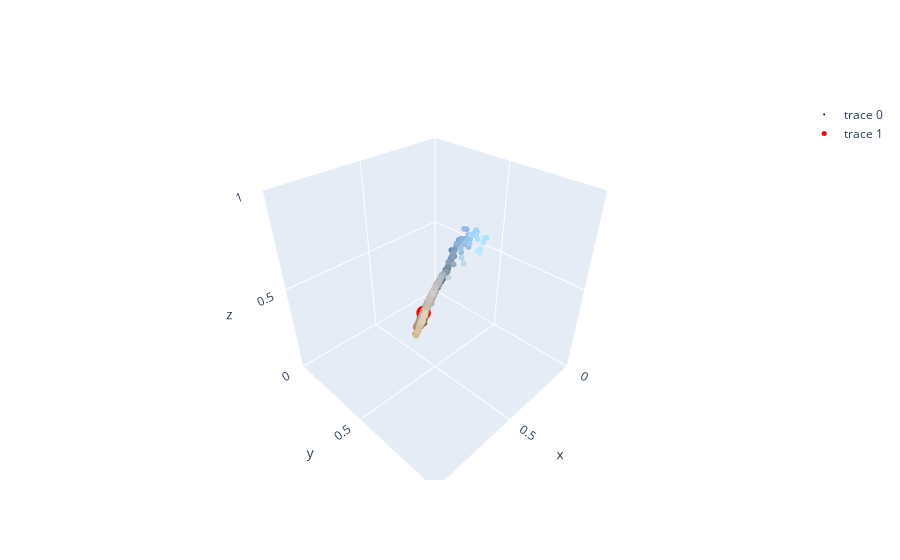

Notebook source saved alongside this figure:
### Code cell
# # read "sample_colors.npy"
# rgb = np.load('sample_colors.npy') # (N, 3)

# # find the median of each column
# median = np.median(rgb, axis=0) # (3,)
# # find the covariance matrix of the rgb values
# cov = np.cov(rgb.T) # (3, 3)
# # inverse of the covariance matrix
# cov_inv = np.linalg.inv(cov) # (3, 3)
# # find the mahalanobis distance of each point from the median
# mahalanobis = scipy.spatial.distance.cdist(rgb, [median], metric='mahalanobis', VI=cov_inv) # (N, 1)
# mahalanobis_similarity = 1 / (1 + mahalanobis) # (N, 1)

# plot the rgb values of all N points, while making the color of each point the corresponding rgb value
table_rgb_scatter = go.Scatter3d(x=rgb[:,0], y=rgb[:,1], z=rgb[:,2], mode='markers', marker=dict(size=2, color=rgb))

# plot the median rgb value as a red point
median_rgb_scatter = go.Scatter3d(x=[median[0]], y=[median[1]], z=[median[2]], mode='markers', marker=dict(size=5, color='red'))

# plot the sample points with real colors
scatter_colored = go.Scatter3d(x=points[:,0], y=points[:,1], z=points[:,2], mode='markers', marker=dict(size=5, color=rgb))

# show the plot
table_rgb_fig = go.Figure(data=[table_rgb_scatter, median_rgb_scatter])
# table_rgb_fig = go.Figure(data=[table_rgb_scatter])

# set axis labels as R, G, B, and axis ranges as [0, 1]
table_rgb_fig.update_layout(
    scene=dict(
        xaxis=dict(nticks=4, range=[0,1]),
        yaxis=dict(nticks=4, range=[0,1]),
        zaxis=dict(nticks=4, range=[0,1]),
        aspectratio=dict(x=1, y=1, z=1)
    )
)


table_rgb_fig.show()

### Figure 1 — Plotly figure (JSON) as saved in the notebook; plotly's stock layout.template omitted (floating-point values rounded to 4 significant figures; data arrays with more than 128 entries replaced by an {"elided": "..."} marker saying what was removed)
{"data": [{"marker": {"color": {"elided": "3934x3 float values"}, "size": 2}, "mode": "markers", "type": "scatter3d", "x": {"elided": "3934 float values"}, "y": {"elided": "3934 float values"}, "z": {"elided": "3934 float values"}}, {"marker": {"color": "red", "size": 5}, "mode": "markers", "type": "scatter3d", "x": [0.6186], "y": [0.543], "z": [0.4536]}], "layout": {"scene": {"aspectratio": {"x": 1, "y": 1, "z": 1}, "xaxis": {"nticks": 4, "range": [0, 1]}, "yaxis": {"nticks": 4, "range": [0, 1]}, "zaxis": {"nticks": 4, "range": [0, 1]}}}}
